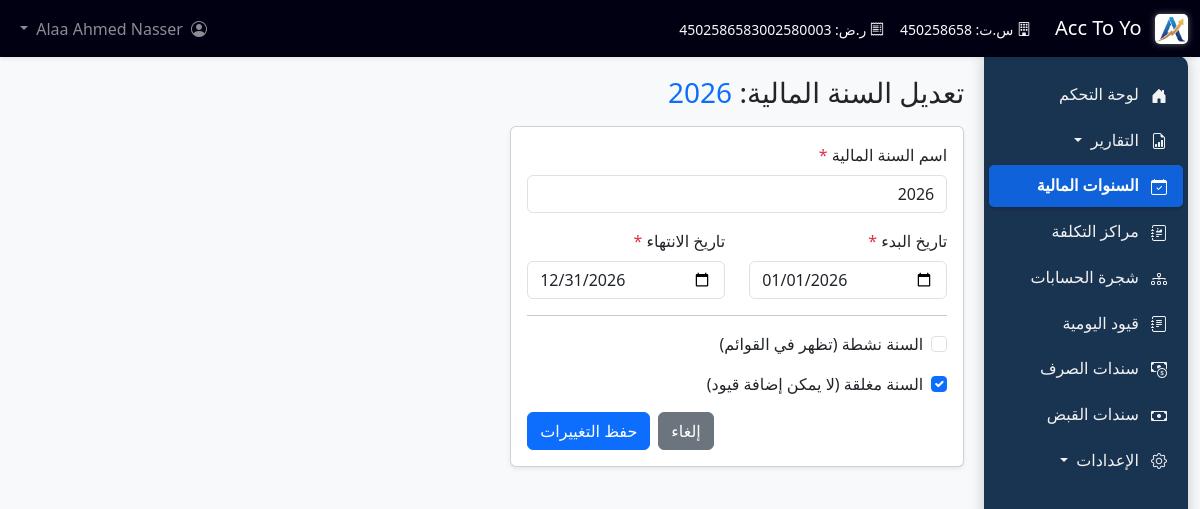
/financial_years/edit/3 (signed in), run on the app's committed database.
### tables this page shows
CREATE TABLE financial_years (
                id INTEGER PRIMARY KEY AUTOINCREMENT,
                year_name TEXT NOT NULL UNIQUE, -- e.g., "2024" or "2023-2024"
                start_date DATE NOT NULL,
                end_date DATE NOT NULL,
                is_active INTEGER DEFAULT 1, -- 1 = Active (can be selected), 0 = Inactive
                is_closed INTEGER DEFAULT 0, -- 0 = Open (can add entries), 1 = Closed (read-only)
                created_at TIMESTAMP DEFAULT CURRENT_TIMESTAMP
                -- Optional constraint: CHECK(end_date > start_date)
            );

### app.py (the view, shortened to what this page needs)
@app.route('/financial_years/edit/<int:year_id>', methods=['GET', 'POST'])
@require_login
def edit_financial_year(year_id):
    conn = None
    try:
        conn = get_db()
        cursor = conn.cursor()
        cursor.execute("SELECT * FROM financial_years WHERE id = ?", (year_id,))
        year = cursor.fetchone()
        if not year:
            flash('السنة المالية المطلوبة غير موجودة.', 'danger')
            return redirect(url_for('manage_financial_years'))
        return render_template('edit_financial_year.html', year=year, form_data=None)
    except sqlite3.Error as e:
        if conn and request.method == 'POST': conn.rollback()
        flash(f"حدث خطأ أثناء التعامل مع السنة المالية: {e}", 'danger')
        return redirect(url_for('manage_financial_years'))
    finally:
        if conn: conn.close()

### app.py (called while the page is built)
@app.before_request
def handle_fiscal_years_alias():
    try:
        conn = get_db()
        cursor = conn.cursor()
        cursor.execute("SELECT name FROM sqlite_master WHERE type='table' AND name='fiscal_years'")
        if not cursor.fetchone():
            cursor.execute("CREATE VIEW IF NOT EXISTS fiscal_years AS SELECT * FROM financial_years")
            conn.commit()
    except sqlite3.Error as e:
        print(f"خطأ في إنشاء fiscal_years view: {e}")
    finally:
        if conn:
            conn.close()

def is_logged_in():
    return 'user_id' in session

def require_login(f):
    @wraps(f)
    def decorated_function(*args, **kwargs):
        if not is_logged_in():
            flash('الرجاء تسجيل الدخول للوصول إلى هذه الصفحة.', 'warning')
            return redirect(url_for('login', next=request.url)) # تمرير الصفحة المطلوبة بعد تسجيل الدخول
        return f(*args, **kwargs)
    return decorated_function

def get_company_profile():
    company_profile_path = os.path.join(os.path.dirname(__file__), 'company_profile.json')
    try:
        with open(company_profile_path, 'r', encoding='utf-8') as file:
            company_profile = json.load(file)
    except Exception as e:
        company_profile = {
            "companyName": "شركة مستويات التشغيل للمقاولات",
            "commercialRegistrationNumber": "450258658",
            "taxIdentificationNumber": "450258658300258",
            "logoPath": "assets/images/logo.png"
        }
        print(f"خطأ في قراءة ملف معلومات الشركة: {e}")
    if 'logoPath' in company_profile:
        if not company_profile['logoPath'].startswith('static/'):
            company_profile['logoPath'] = 'assets/images/logo.png'
    return company_profile

@app.context_processor
def inject_company_profile():
    return {'company_profile': get_company_profile()}

### database.py (called while the page is built)
def get_db():
    conn = sqlite3.connect(DATABASE_NAME)
    conn.row_factory = sqlite3.Row
    conn.execute("PRAGMA foreign_keys = ON")
    return conn

### templates/edit_financial_year.html (shortened to what this page needs)
{% extends 'base.html' %}
{% block content %}
<h1 class="h3 mb-3">تعديل السنة المالية: <span class="text-primary">{{ year.year_name }}</span></h1>
<div class="row">
    <div class="col-md-8 col-lg-6">
        <div class="card shadow-sm">
            <div class="card-body">
                <form method="POST" action="{{ url_for('edit_financial_year', year_id=year.id) }}">
                    <div class="mb-3">
                        <label for="year_name" class="form-label">اسم السنة المالية <span class="text-danger">*</span></label>
                        <input type="text" class="form-control" id="year_name" name="year_name"
                               value="{{ form_data.year_name if form_data else year.year_name }}" required
                               placeholder="مثال: 2024 أو 2023-2024">
                    </div>
                    <div class="row mb-3">
                        <div class="col-md-6">
                            <label for="start_date" class="form-label">تاريخ البدء <span class="text-danger">*</span></label>
                            <input type="date" class="form-control" id="start_date" name="start_date"
                                   value="{{ form_data.start_date if form_data else year.start_date }}" required>
                        </div>
                        <div class="col-md-6">
                            <label for="end_date" class="form-label">تاريخ الانتهاء <span class="text-danger">*</span></label>
                            <input type="date" class="form-control" id="end_date" name="end_date"
                                   value="{{ form_data.end_date if form_data else year.end_date }}" required>
                        </div>
                    </div>
                    <hr>
                    <div class="form-check mb-3">
                        <input class="form-check-input" type="checkbox" id="is_active" name="is_active" value="1"
                               {% if (form_data and form_data.get('is_active')) or (form_data is none and year.is_active) %}checked{% endif %}>
                        <label class="form-check-label" for="is_active">
                            السنة نشطة (تظهر في القوائم)
                        </label>
                    </div>
                     <div class="form-check mb-3">
                        <input class="form-check-input" type="checkbox" id="is_closed" name="is_closed" value="1"
                               {% if (form_data and form_data.get('is_closed')) or (form_data is none and year.is_closed) %}checked{% endif %}>
                        <label class="form-check-label" for="is_closed">
                            السنة مغلقة (لا يمكن إضافة قيود)
                        </label>
                    </div>
                    <div class="d-flex justify-content-end">
                         <a href="{{ url_for('manage_financial_years') }}" class="btn btn-secondary me-2">إلغاء</a>
                        <button type="submit" class="btn btn-primary">حفظ التغييرات</button>
                    </div>
                </form>
            </div>
        </div>
    </div>
</div>
{% endblock %}

### templates/base.html (style rules this page uses)
body { padding-top: 56px; background-color: #f8f9fa; }
html { scroll-behavior: smooth; }

### data on the page
financial_years: year_name "2026", start_date "01/01/2026", end_date "12/31/2026", is_closed "☑"

### other printed values
{{ company_profile.companyName if company_profile else "Acc Too You" }} "Acc To Yo"
{{ company_profile.commercialRegistrationNumber if company_profile }} "450258658"
{{ company_profile.taxIdentificationNumber if company_profile }} "4502586583002580003"
{{ session.full_name or session.username }} "Alaa Ahmed Nasser"
